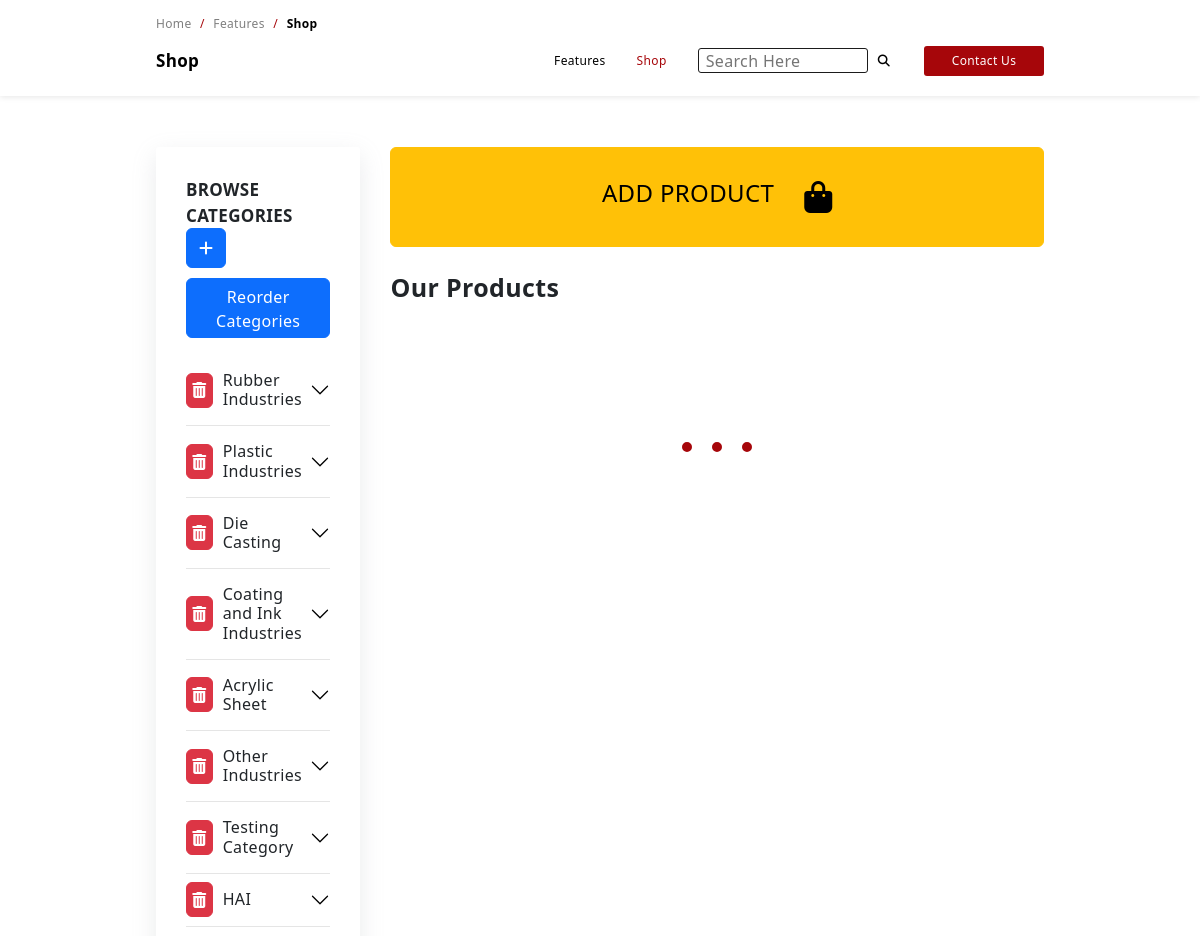
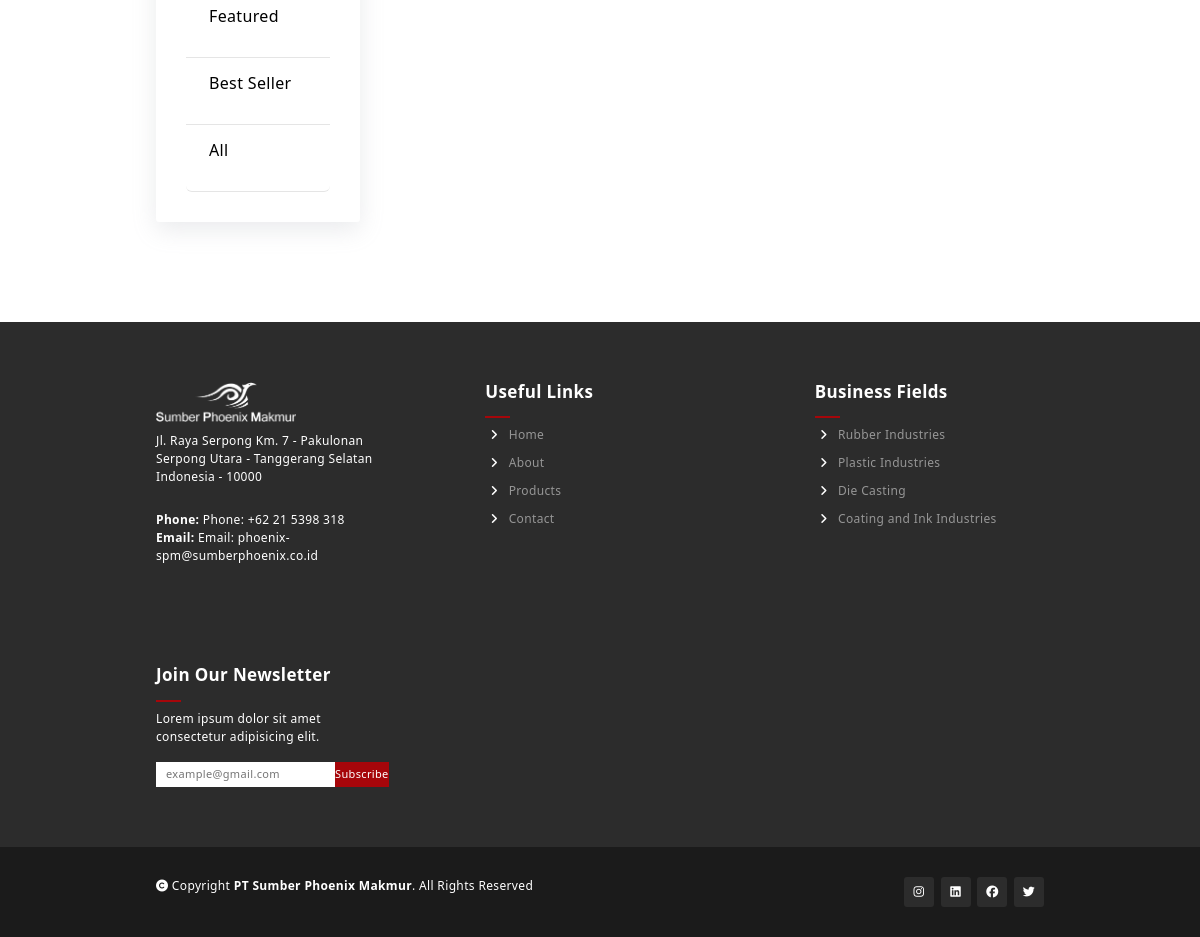
Page /admin/shop.php (signed in) on the earlier database version (2 pictures, top to bottom).
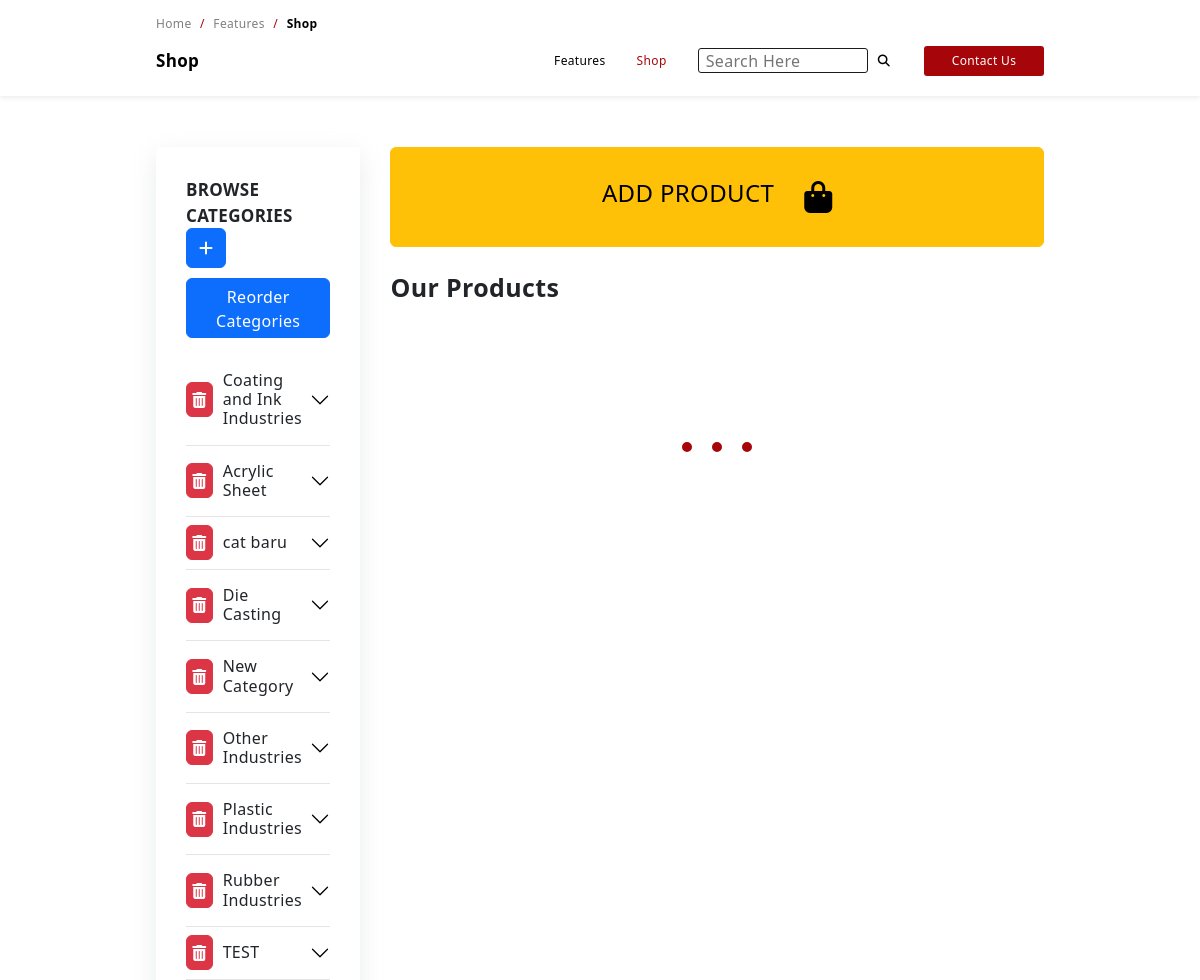
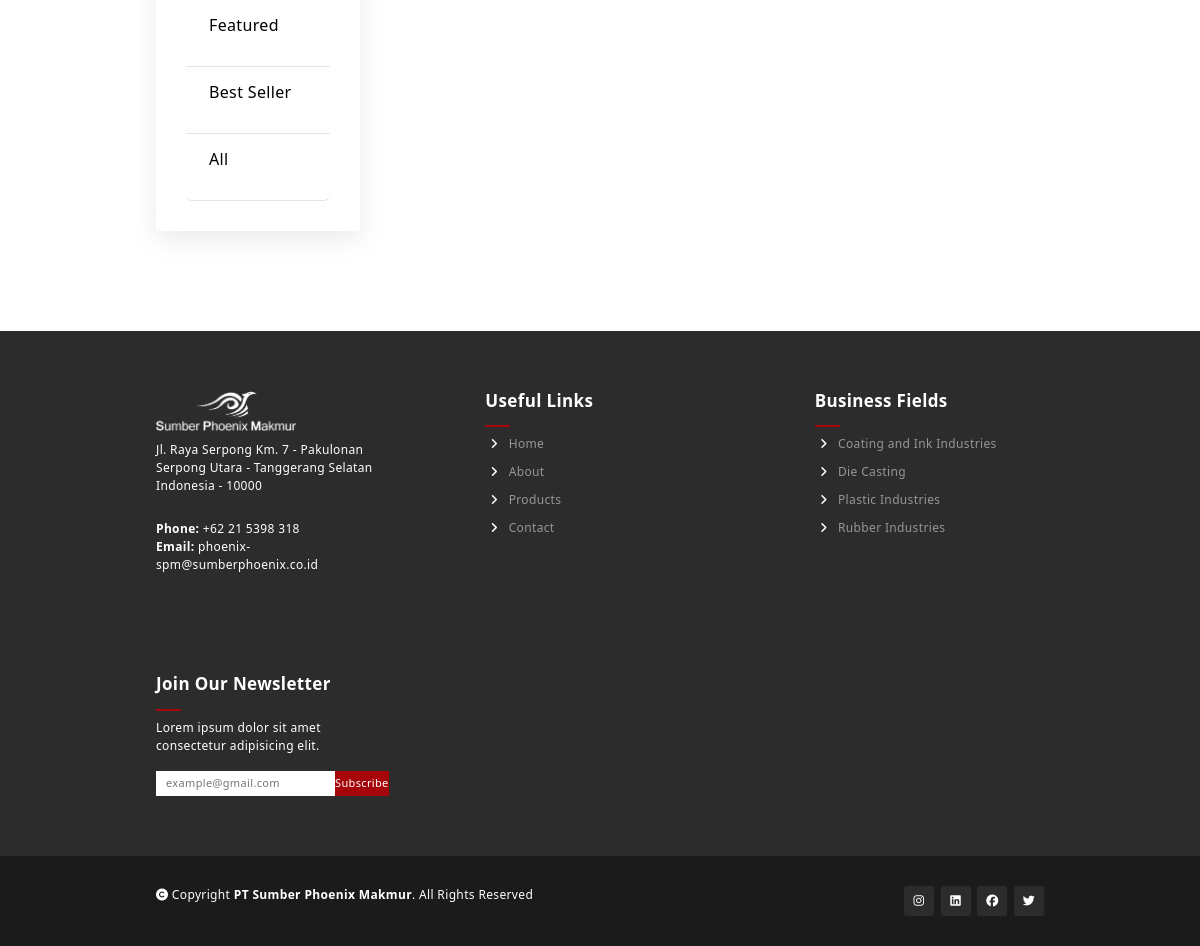
Same page on the later database version (2 pictures, top to bottom).
### tables this page shows
CREATE TABLE `categories` (
  `cat_id` int(11) NOT NULL,
  `cat_code` varchar(100) NOT NULL,
  `cat_name` varchar(255) NOT NULL,
  `cat_img` text NOT NULL,
  `status` tinyint(1) NOT NULL DEFAULT 1,
  `order_by` int(11) NOT NULL
);

CREATE TABLE `company_profile` (
  `id_fitur` int(11) NOT NULL,
  `fitur_name` text NOT NULL,
  `fitur_data` text DEFAULT NULL
);

### admin/shop.php (the view, shortened to what the changed rows need)
<?php
include 'api/connect.php';
?>
<!DOCTYPE html>
<html lang="en">
<head>
    <link href="https://cdn.jsdelivr.net/npm/bootstrap@5.2.0-beta1/dist/css/bootstrap.min.css" rel="stylesheet">
    <link rel="stylesheet" href="../style.css">
    <link rel="stylesheet" href="../style/nav.css">
    <link rel="stylesheet" href="../style/footer.css">
    <link rel="stylesheet" href="../style/copyright.css">
    <link rel="stylesheet" href="../style/nav_templates.css">
    <link rel="stylesheet" href="../style/product/nav.css">
    <link rel="stylesheet" href="../style/product/shop.css">
    <link rel="stylesheet" href="style/shop.css">
</head>
<body>
    <section class="product-section section-extra">
        <div class="container-fluid">
            <div class="filter-container">
                <div class="categories filters accordion" id="accordionExample">
                    <?php
                        $stmt =$conn->prepare("SELECT * FROM categories where status = 1 ORDER BY order_by asc");
                        $stmt->execute();
                        while($cat = $stmt->fetch()):
                    ?>
                    <div class="category accordion-item <?= $cat['cat_code'] ?>">
                        <h2 class="accordion-header" id="heading-<?= $cat['cat_code'] ?>">
                            <button class="btn btn-danger delCatBut" code="<?= $cat['cat_code'] ?>"><i class="fa-solid fa-trash-can"></i></button>
                            <button class="accordion-button collapsed" type="button" data-bs-toggle="collapse" data-bs-target="#collapse-<?= $cat['cat_code'] ?>" aria-expanded="false" aria-controls="collapse-<?= $cat['cat_code'] ?>">
                                <?= $cat['cat_name'] ?>
                            </button>
                        </h2>
                    </div>
                    <?php endwhile; ?>
                </div>
            </div>
        </div>
    </section>
    <?php include 'bottombar.php'  ?>
</body>
</html>

### admin/bottombar.php (shortened to what the changed rows need)
<?php
function getData1($fiturNama,$conn){
    $stmt = $conn->prepare('SELECT * FROM company_profile where fitur_name =? ');
    $stmt->execute([$fiturNama]);
    $temp = $stmt->fetch();
    $data = $temp['fitur_data'];
    return $data;
}
?>
<section class="footer-section">
        <div class="container-fluid grid">
            <div class="company-information">
                <div class="company-phone">
                    <p class="paragraph" col="phone"><strong>Phone: </strong><?= getData1('phone',$conn) ?></p>
                </div>
                <div class="company-email">
                    <p class="paragraph" col="email"><strong>Email: </strong><?= getData1('email',$conn) ?></p>
                </div>
            </div>
            <div class="useful-links">
                <h2 class="sub-heading underline">Useful Links</h2>
            </div>
            <div class="business-fields useful-links">
                <h2 class="sub-heading underline">Business Fields</h2>
                <?php
                    $stmt=$conn->prepare("SELECT c.cat_code as cat_code,c.cat_name as cat_name,c.cat_id as cat_id,c.cat_img as cat_img, count(s.sub_id)
                    FROM categories c
                    join subcategories s on c.cat_id = s.cat_id
                    join product_subcategory ps  on s.sub_id = ps.subcategory_id
                    join products p on ps.product_id = p.product_id
                    where c.status = 1 and s.status = 1 and p.status = 1 GROUP BY c.cat_id HAVING COUNT(ps.product_id) > 0 order by c.order_by ASC");
                    $stmt->execute();
                    while($cat = $stmt->fetch()):
                ?>
                <a class="footer-item" href="./shop.php?cateCode=<?= $cat['cat_code'] ?>">
                    <i class="fa-solid fa-angle-right"></i>
                    <?= $cat['cat_name'] ?>
                </a>
                <?php endwhile; ?>
            </div>
            <div class="newsletter">
                <h2 class="sub-heading underline">Join Our Newsletter</h2>
            </div>
        </div>
    </section>

Differences in the rows shown:
no longer on this page (row edited): categories: cat_name "Testing Category"
no longer on this page (row edited): categories: cat_name "HAI"
changed categories "Coating and Ink Industries": moves up the list
added categories: cat_name "cat baru"
changed categories "Die Casting": moves down the list; moves up the list
added categories: cat_name "New Category"
changed categories "Plastic Industries": moves down the list
changed categories "Rubber Industries": moves down the list
added categories: cat_name "TEST"
changed company_profile (number 3 of 5 on the later page): fitur_data "Phone: +62 21 5398 318" → "+62 21 5398 318"
changed company_profile: fitur_data "Email: phoenix-spm@sumberphoenix.co.id" → "phoenix-spm@sumberphoenix.co.id"
